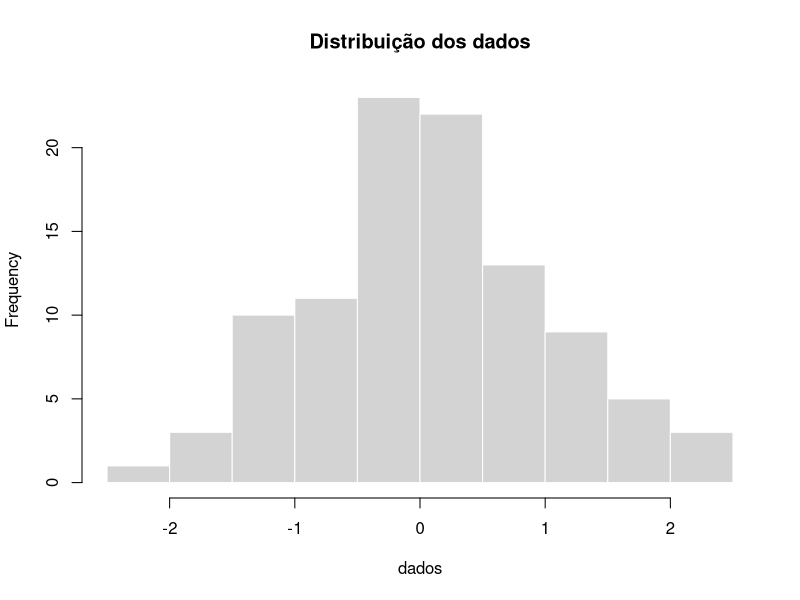

This chart was generated by the following R code:
## ---- chunk 1
# Exemplo simples
set.seed(123)
dados <- rnorm(100)
mean(dados)
## ---- chunk 2
hist(dados, main = "Distribuição dos dados", col = "lightgray", border = "white")
